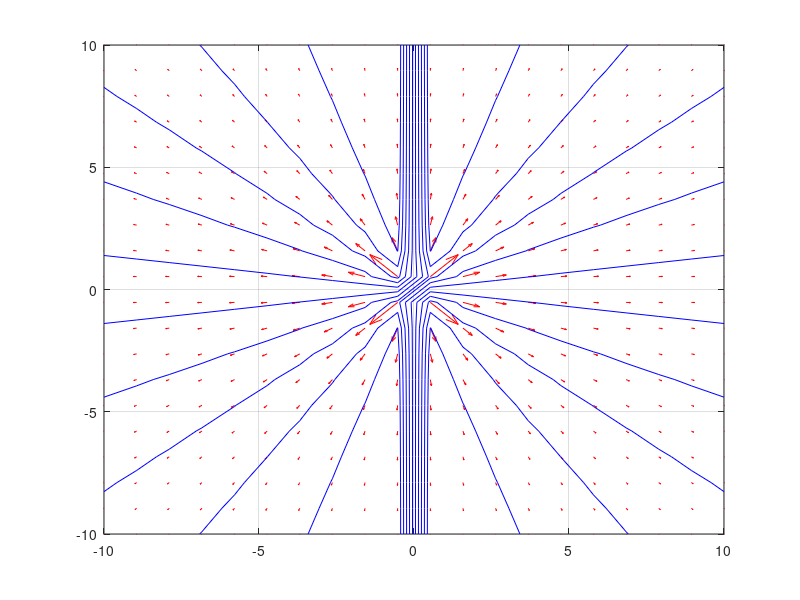

Recreate this plot in MATLAB.
clc,clear

% Fonte/sumidouro
m = 1;

num = 20;
vec_x = linspace(-10,10,num);
vec_y = linspace(-10,10,num);

[X,Y] = meshgrid(vec_x,vec_y);

u = zeros(num);
v = zeros(num);
for i = 1:num
    for j = 1:num
        u(i,j) = m*X(i,j)/(2*pi*(X(i,j)^2 + Y(i,j)^2));
        v(i,j) = m*Y(i,j)/(2*pi*(X(i,j)^2 + Y(i,j)^2));
    end
end

figure(1),clf
quiver(X,Y,u,v,'r'),grid on,hold on
%streamline(X,Y,u,v,X,Y)
psi =  m/(2*pi)*atand(Y./X);
contour(X,Y,psi,'b');

